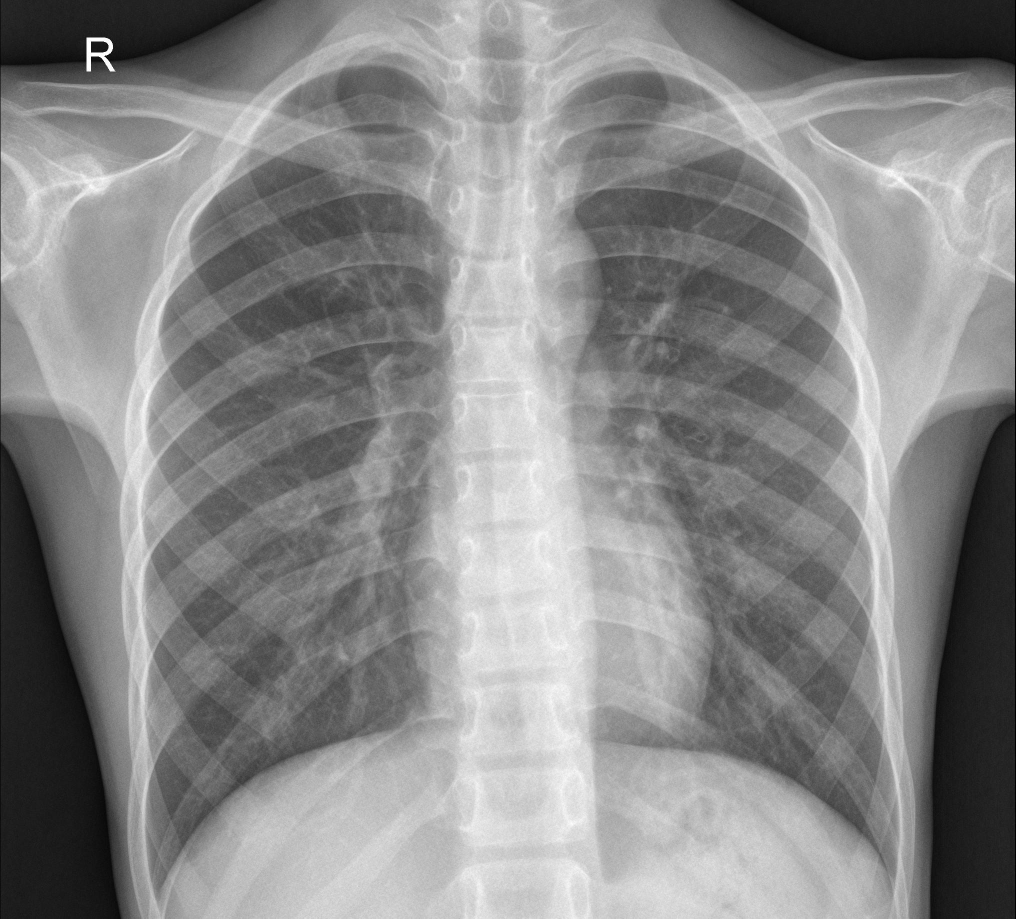
#> input picture Epitech/Data/chest_Xray/test/NORMAL/IM-0005-0001.jpeg, 2031 x 1837 px, given as the content of the folder Epitech/Data/chest_Xray/train/ALL/, which was not available (shown at 1/2 size)
$ jupyter execute Zoidberg.ipynb
#> lines starting #> are read from the running program, lines starting #| are printed output that depends on the picture; pictures that were not available may be replaced by others from this repository, and a replacement may not be noted
#> in data_formatting, img is the input picture: shape (1837, 2031); min 0, max 255, mean 136.2
[cell 1]
import os
import re
import matplotlib.image as mpimg
import numpy as np
import pandas as pd

[cell 2]
class DataProcessing:

    dataset = None

    def crop(self, img, size):
#> called with size = 200
        middleH = img.shape[0] / 2
#> middleH = 918.5
        middleW = img.shape[1] / 2
#> middleW = 1015.5

        lowH = middleH - (size / 2)
#> lowH = 818.5
        maxH = middleH + (size / 2)
#> maxH = 1018.5

        lowW = middleW - (size / 2)
#> lowW = 915.5
        maxW = middleW + (size / 2)
#> maxW = 1115.5

        cropped = img[int(lowH):int(maxH), int(lowW):int(maxW)]
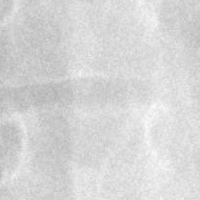
#> cropped: shape (200, 200); min 177, max 251, mean 214.2
        return cropped

    def data_formatting(self, path):
        # List all name of images file in a table
        images_name = [f for f in os.listdir(path) if re.match(r'.*\.jpeg', f)]

        # Create table of label and image path
        labels = []
        images_path = []
        counter = 0

        # Create a table of reformatted images
        images = []
        good_images = []
        bad_images = []

        for image_name in images_name:
            img = mpimg.imread(path + image_name)
            if img.ndim == 2:
                cropped = self.crop(img, 200)
                cropped = cropped / 255
                cropped = np.reshape(cropped, 40000)
                good_images.append(cropped)
                if "virus" in image_name:
                    labels.append("virus")
                elif "bacteria" in image_name:
                    labels.append("bacteria")
                else:
                    labels.append("normal")
            elif img.ndim == 3:
                bad_images.append(img)

        return good_images, labels

    def load_dataset(self):

        print("============= LOADING DATASET =============")

        train_images, train_labels = self.data_formatting("Epitech/Data/chest_Xray/train/ALL/")

        # data = {
        #     'np_images_training': np.array(train_images),
        #     'np_labels_training': np.array(train_labels),
        # }
        self.df_train = pd.DataFrame([np.array([convert(v) for v in train_images]), np.array([convert(v) for v in train_labels])])

        print("============= TRAIN VALUES OK =============")

        test_images, test_labels = self.data_formatting("Epitech/Data/chest_Xray/test/ALL/")

        # data = {
        #     'np_images_testing': np.array(test_images, dtype=object),
        #     'np_labels_testing': np.array(test_labels, dtype=object),
        # }
        self.df_test = pd.DataFrame.from_dict([np.array(test_images), np.array(test_labels)])

        print("============= TEST VALUES OK =============")

        validation_images, validation_labels = self.data_formatting("Epitech/Data/chest_Xray/val/ALL/")

        # data = {
        #     "np_images_validation": np.array(validation_images, dtype=object),
        #     "np_labels_validation": np.array(validation_labels, dtype=object),
        # }
        self.df_vali = pd.DataFrame.from_dict([np.array(validation_images), np.array(validation_labels)])

        print("============= VALIDATION VALUES OK =============")

        print("============= DATASET LOADED =============")

        # return data
        return

[cell 3]
o = DataProcessing()
# data = o.load_dataset()

[cell 4]
train_images, train_labels = o.data_formatting("Epitech/Data/chest_Xray/train/ALL/")
#> train_images = 1 item; train_labels = ['normal']

[cell 5]
x = np.squeeze(train_images)
y = np.squeeze(train_labels)

[cell 6]
df = pd.DataFrame({'np_images_training': x,'np_labels_training': y})
#> df = table of 40000 rows and 2 columns


$ run again, on Epitech/Data/chest_Xray/test/NORMAL/IM-0021-0001.jpeg
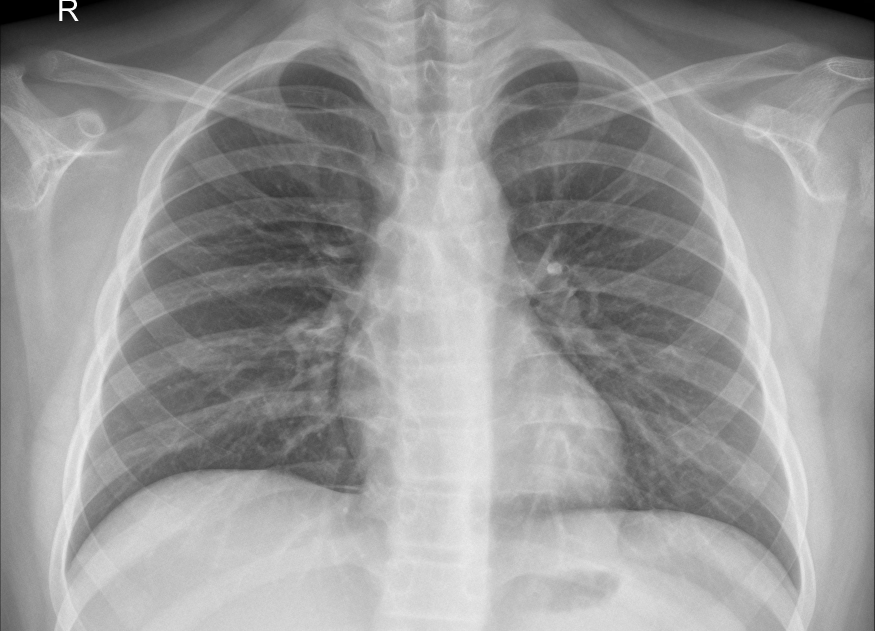
#> input picture Epitech/Data/chest_Xray/test/NORMAL/IM-0021-0001.jpeg, 2624 x 1893 px, given as the content of the folder Epitech/Data/chest_Xray/train/ALL/, which was not available (shown at 1/3 size)
#> in data_formatting, img is the input picture: shape (1893, 2624); min 0, max 255, mean 151.5
#> in crop, `cropped = img[int(lowH):int(maxH), int(lowW):int(maxW)]`:
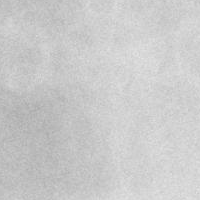
#> cropped: shape (200, 200); min 170, max 230, mean 202.4
#> train_images = 1 item; train_labels = ['normal']
#> df = table of 40000 rows and 2 columns

$ run again, on Epitech/Data/chest_Xray/test/NORMAL/IM-0023-0001.jpeg
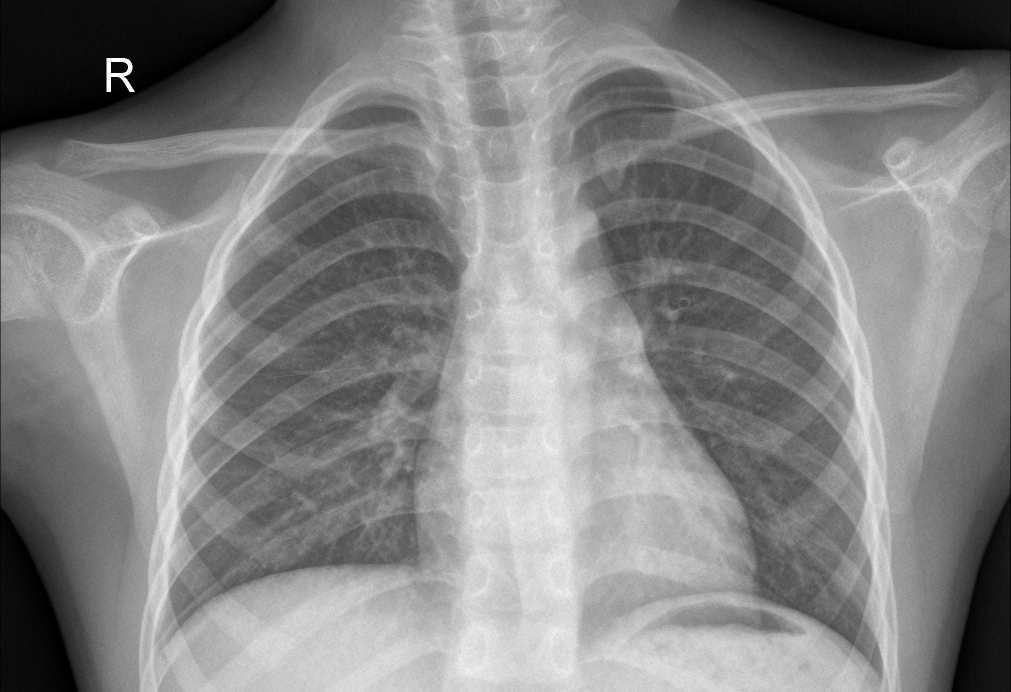
#> input picture Epitech/Data/chest_Xray/test/NORMAL/IM-0023-0001.jpeg, 2022 x 1384 px, given as the content of the folder Epitech/Data/chest_Xray/train/ALL/, which was not available (shown at 1/2 size)
#> in data_formatting, img is the input picture: shape (1384, 2022); min 0, max 255, mean 132.7
#> in crop, `cropped = img[int(lowH):int(maxH), int(lowW):int(maxW)]`:
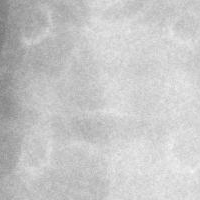
#> cropped: shape (200, 200); min 118, max 248, mean 199.2
#> train_images = 1 item; train_labels = ['normal']
#> df = table of 40000 rows and 2 columns
